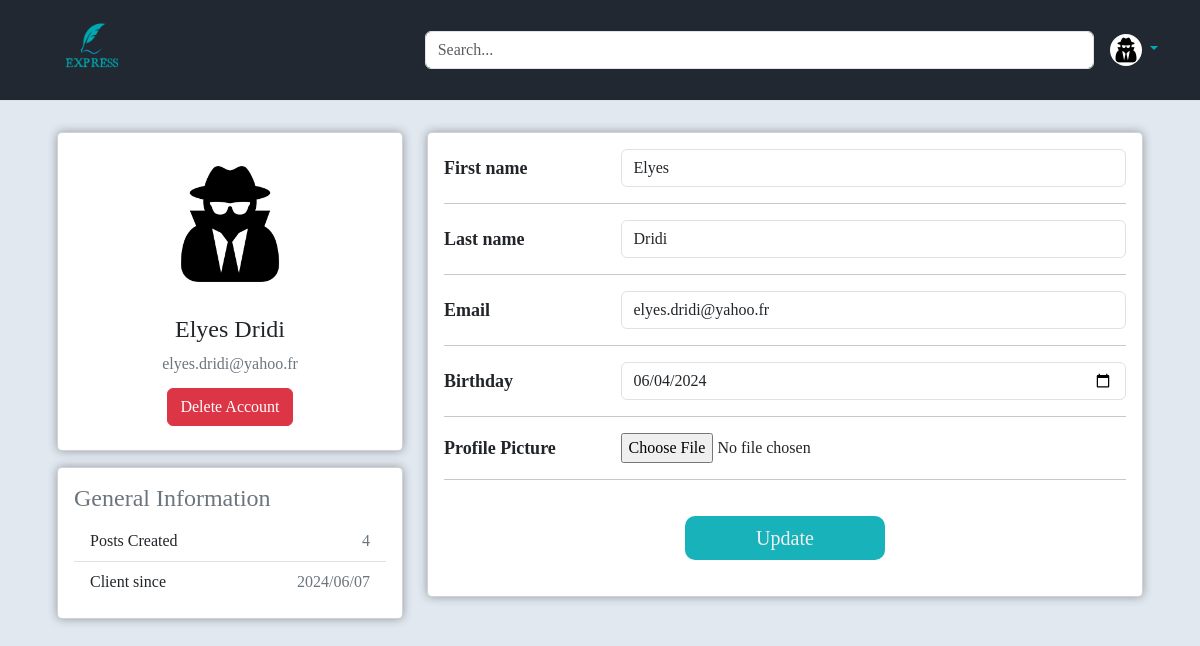
Page /account (signed in) on the committed database.
### express/models.py (models this page shows, shortened)
@dataclass
class User(db.Model,UserMixin):
    __table_name__= "user"
    id:int= field(init=False, repr=False)
    firstname:str
    lastname:str
    username:str= field(init=False, repr=False)
    email:str
    image_file:str
    password:str =  field(repr=False)
    birthday:date
    first_date:date
    id = db.Column(db.Integer, primary_key=True)
    firstname = db.Column(db.String(20),  nullable=False)
    lastname = db.Column(db.String(20), nullable=False)
    username = db.Column(db.String(120), unique=True, nullable=False)
    email = db.Column(db.String(120), unique=True, nullable=False)
    image_file = db.Column(db.String(20), nullable=False, default='default.jpg')
    password = db.Column(db.String(60), nullable=False)
    birthday = db.Column(db.DateTime , nullable = True)
    first_date = db.Column(db.DateTime, nullable=False, default=datetime.utcnow)
    posts = db.relationship('Post', backref='author', lazy=True)

### express/users/routes.py (the view)
@users.route("/account",methods=['GET','POST'])
@login_required
def account():
    image = url_for('static',filename='images/profile_pictures/'+ current_user.image_file)
    form = UpdateAccountForm()
    posts_published = Post.posts_published()
    if(form.validate_on_submit()):
        if(form.picture.data):
            picture_file = save_picture(form.picture.data)
            current_user.image_file = picture_file
        current_user.firstname = form.first_name.data
        current_user.lastname = form.last_name.data
        current_user.email = form.email.data
        current_user.birthday = form.birthday.data
        db.session.commit()
        flash('Your account has been updated!', 'success')
        return redirect(url_for('users.account'))
    elif request.method == 'GET':
        form.first_name.data = current_user.firstname
        form.last_name.data = current_user.lastname
        form.email.data = current_user.email
        form.birthday.data = current_user.birthday
    return render_template("account.html",title = "Account",image = image,form = form, posts_published=posts_published)

### express/users/forms.py (shortened to what this page needs)
class UpdateAccountForm(FlaskForm):
    first_name = StringField(label='First name',validators=[DataRequired(), Length(min=2, max=20)], name="first-name")
    last_name = StringField(label='Last name',validators=[DataRequired(), Length(min=2, max=20)], name="last-name")
    email = EmailField('Email',validators=[DataRequired(), Email()], name="email")
    picture = FileField("Profile Picture",validators=[FileAllowed(['jpg','png'])])
    birthday  = DateField('Birthday', validators=[DataRequired()],name="birthday",format="%Y-%m-%d")
    submit = SubmitField('Update')

### express/models.py (called while the page is built)
@login_manager.user_loader
def load_user(user_id):
    return User.query.get(int(user_id))

    @staticmethod
    def posts_published():
        posts_number = db.session.query(Post).filter_by(author=current_user).count()
        return posts_number

### express/templates/account.html (shortened to what this page needs)
{% extends "header.html" %}
{% block head_afterheader %}
<link rel="stylesheet" href="{{url_for('static',filename='styles/account_style.css')}}">
{% endblock head_afterheader%}
{% block afterheader %}
<div class="container">
    <div class="main-body">
        <div class="row gutters-sm">
            <div class="col-md-4 mb-3">
                <div class="card">
                    <div class="card-body">
                        <div class="d-flex flex-column align-items-center text-center">
                            <img src="{{image}}" alt="Admin" class="rounded-circle" style="width: 150px;height: 150px;">
                            <div class="mt-3">
                                <h4>{{current_user.firstname}} {{current_user.lastname}}</h4>
                                <p class="text-secondary mb-1">{{current_user.email}}</p>
                                <button class="btn btn-danger mt-2 mb-2">Delete Account</button>
                            </div>
                        </div>
                    </div>
                </div>
                <div class="card mt-3">
                    <div class="card-body">
                        <h4 class="card-title text-secondary">General Information</h4>
                        <ul class="list-group list-group-flush">
                            <li class="list-group-item d-flex justify-content-between align-items-center flex-wrap">
                                <h6 class="mb-0">Posts Created</h6>
                                <span class="text-secondary">{{posts_published}}</span>
                            </li>
                            <li class="list-group-item d-flex justify-content-between align-items-center flex-wrap">
                                <h6 class="mb-0">Client since</h6>
                                <span class="text-secondary">{{current_user.first_date.strftime('%Y/%m/%d')}}</span>
                            </li>
                        </ul>
                    </div>
                </div>
            </div>
            <div class="col-md-8">
                <div class="card mb-3">
                    <div class="card-body">
                        <form action="" method="post" novalidate enctype="multipart/form-data">
                            <div class="row align-items-center">
                                <div class="col">
                                    {{form.first_name.label(class="form-control-label")}}
                                </div>
                                <div class="col-sm-9">
                                    {% if form.first_name.errors %}
                                        {{form.first_name(placeholder="Enter your first namee",class="form-control is-invalid")}}
                                    <div class="invalid-feedback">
                                        {% for error in form.first_name.errors %}
                                            <span>{{ error }}</span>
                                        {% endfor %}
                                    </div>
                                    {% else %}
                                        {{form.first_name(placeholder="Enter your first name",class="form-control")}}
                                    {% endif %}
                                </div>
                            </div>
                            <hr>
                            <div class="row align-items-center ">
                                <div class="col">
                                    {{form.last_name.label(class="form-control-label")}}
                                </div>
                                <div class="col-sm-9">
                                    {% if form.last_name.errors %}
                                        {{form.last_name(placeholder="Enter your last namee",class="form-control is-invalid")}}
                                    <div class="invalid-feedback">
                                        {% for error in form.last_name.errors %}
                                            <span>{{ error }}</span>
                                        {% endfor %}
                                    </div>
                                    {% else %}
                                        {{form.last_name(placeholder="Enter your last name",class="form-control")}}
                                    {% endif %}
                                </div>
                            </div>
                            <hr>
                            <div class="row align-items-center ">
                                <div class="col">
                                    {{form.email.label(class="form-control-label")}}
                                </div>
                                <div class="col-sm-9">
                                    {% if form.email.errors %}
                                        {{form.email(placeholder="Enter your email",class="form-control is-invalid")}}
                                    <div class="invalid-feedback">
                                        {% for error in form.email.errors %}
                                            <span>{{ error }}</span>
                                        {% endfor %}
                                    </div>
                                    {% else %}
                                        {{form.email(placeholder="Enter your email",class="form-control")}}
                                    {% endif %}
                                </div>
                            </div>
                            <hr>
                            <div class="row align-items-center">
                                <div class="col">
                                    {{ form.birthday.label }}
                                </div>
                                <div class="col-sm-9">
                                    {% if form.birthday.errors %}
                                        {{form.birthday(class="form-control is-invalid")}}
                                        <div class="invalid-feedback">
                                            {% for error in form.confirm_password.errors %}
                                                <span>{{ error }}</span>
                                            {% endfor %}
                                        </div>
                                    {% else %}
                                        {{form.birthday(class="form-control")}}
                                    {% endif %}
                                </div>
                            </div>
                            <hr>
                            <div class="row align-items-center">
                                <div class="col">
                                    {{ form.picture.label }}
                                </div>
                                <div class="col-sm-9">
                                    {% if form.picture.errors %}
                                        {{form.picture(class="form-control is-invalid")}}
                                        <div class="invalid-feedback">
                                            {% for error in form.picture.errors %}
                                                <span>{{ error }}</span>
                                            {% endfor %}
                                        </div>
                                    {% else %}
                                        {{form.picture(class="form-control-file")}}
                                    {% endif %}
                                </div>
                            </div>
                            <hr>
                            <div class="row">
                                <div class="col-sm-12">
                                    {{form.submit(class="btn submit-button")}}
                                </div>
                            </div>
                        </form>
                    </div>
                </div>
            </div>
        </div>
    </div>
</div>
{% endblock afterheader%}

### express/static/styles/main_style.css (style rules this page uses)
:root { --main-dark-color:#222831; --sec-dark-color:#393E46; --main-light-color:#00aab3; --sec-light-color:#EEEEEE; --main-transition:0.3s; --main-background-light-color : #e2e8f0; }
* { box-sizing: border-box; margin: 0px; scroll-behavior: smooth; font-family:cursive; overflow-wrap: break-word; }

### express/static/styles/account_style.css (style rules this page uses)
body { color: #1a202c; text-align: left; background-color: var(--main-background-light-color); }
.main-body { padding: 15px; }
.card { box-shadow: 0 0 10px 0 #1a202c64; border-radius: 5px; }
label { font-size: 18px; font-weight: bold; }
input { font-size: 16px!important; }
.submit-button { display: block; width: 200px; margin:20px auto; border-radius: 10px; -webkit-border-radius: 10px; -moz-border-radius: 10px; -ms-border-radius: 10px; -o-border-radius: 10px; background-color: var(--main-light-color) !important; color: var(--sec-light-color) !important; font-size: 20px!important; opacity: 0.9; transition: var(--main-transition); -webkit-transition: var(--main-transition); -moz-transition: var(--main-transition); -ms-transition: var(--main-transition); -o-transition: var(--main-transition); cursor: pointer; }

### rows in the picture
User: firstname "Elyes", lastname "Dridi", email "elyes.dridi@yahoo.fr", first_date "2024/06/07", birthday "06/04/2024"

### other values in the picture
{{ posts_published }} "4"
